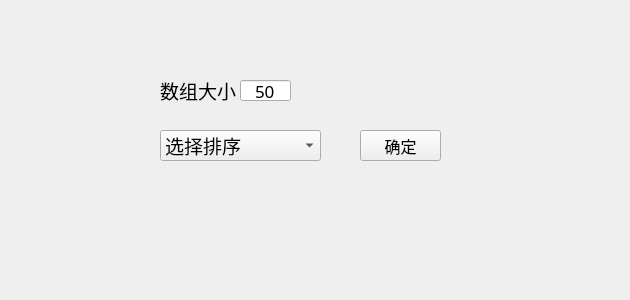
<?xml version="1.0" encoding="UTF-8"?>
<ui version="4.0">
 <class>MainWindow</class>
 <widget class="QMainWindow" name="MainWindow">
  <property name="enabled">
   <bool>true</bool>
  </property>
  <property name="geometry">
   <rect>
    <x>0</x>
    <y>0</y>
    <width>630</width>
    <height>300</height>
   </rect>
  </property>
  <property name="sizePolicy">
   <sizepolicy hsizetype="Fixed" vsizetype="Fixed">
    <horstretch>0</horstretch>
    <verstretch>0</verstretch>
   </sizepolicy>
  </property>
  <property name="minimumSize">
   <size>
    <width>630</width>
    <height>300</height>
   </size>
  </property>
  <property name="maximumSize">
   <size>
    <width>630</width>
    <height>300</height>
   </size>
  </property>
  <property name="sizeIncrement">
   <size>
    <width>5</width>
    <height>5</height>
   </size>
  </property>
  <property name="font">
   <font>
    <family>宋体</family>
    <pointsize>11</pointsize>
   </font>
  </property>
  <property name="windowTitle">
   <string>排序可视化</string>
  </property>
  <property name="toolTip">
   <string>数值大于0</string>
  </property>
  <widget class="QWidget" name="centralwidget">
   <widget class="QPushButton" name="ensure">
    <property name="geometry">
     <rect>
      <x>360</x>
      <y>130</y>
      <width>81</width>
      <height>31</height>
     </rect>
    </property>
    <property name="font">
     <font>
      <pointsize>12</pointsize>
     </font>
    </property>
    <property name="text">
     <string>确定</string>
    </property>
   </widget>
   <widget class="QComboBox" name="sort_combo">
    <property name="geometry">
     <rect>
      <x>160</x>
      <y>130</y>
      <width>161</width>
      <height>31</height>
     </rect>
    </property>
    <property name="font">
     <font>
      <pointsize>14</pointsize>
     </font>
    </property>
    <item>
     <property name="text">
      <string>选择排序</string>
     </property>
    </item>
    <item>
     <property name="text">
      <string>插入排序</string>
     </property>
    </item>
    <item>
     <property name="text">
      <string>冒泡排序</string>
     </property>
    </item>
    <item>
     <property name="text">
      <string>堆排序</string>
     </property>
    </item>
    <item>
     <property name="text">
      <string>归并排序</string>
     </property>
    </item>
    <item>
     <property name="text">
      <string>快速排序</string>
     </property>
    </item>
   </widget>
   <widget class="QLineEdit" name="sort_range">
    <property name="geometry">
     <rect>
      <x>240</x>
      <y>80</y>
      <width>51</width>
      <height>21</height>
     </rect>
    </property>
    <property name="font">
     <font>
      <pointsize>13</pointsize>
     </font>
    </property>
    <property name="text">
     <string>50</string>
    </property>
    <property name="alignment">
     <set>Qt::AlignCenter</set>
    </property>
   </widget>
   <widget class="QLabel" name="label">
    <property name="geometry">
     <rect>
      <x>160</x>
      <y>80</y>
      <width>81</width>
      <height>21</height>
     </rect>
    </property>
    <property name="font">
     <font>
      <pointsize>14</pointsize>
     </font>
    </property>
    <property name="text">
     <string>数组大小</string>
    </property>
   </widget>
  </widget>
 </widget>
 <resources/>
 <connections/>
</ui>
